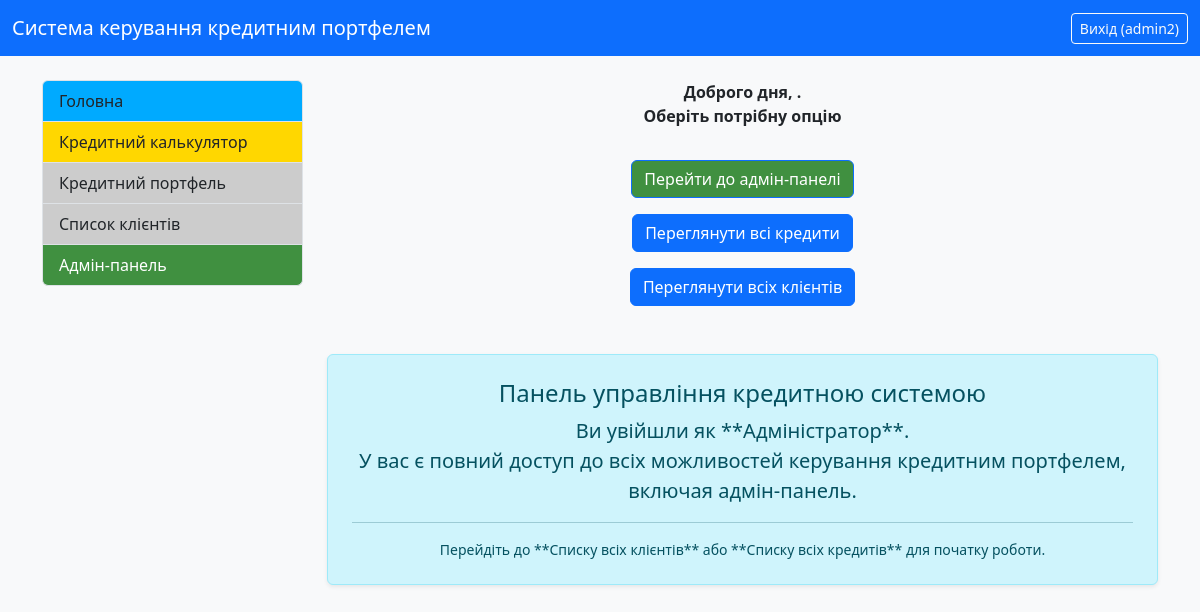
Page / (signed in) on the earlier database version.
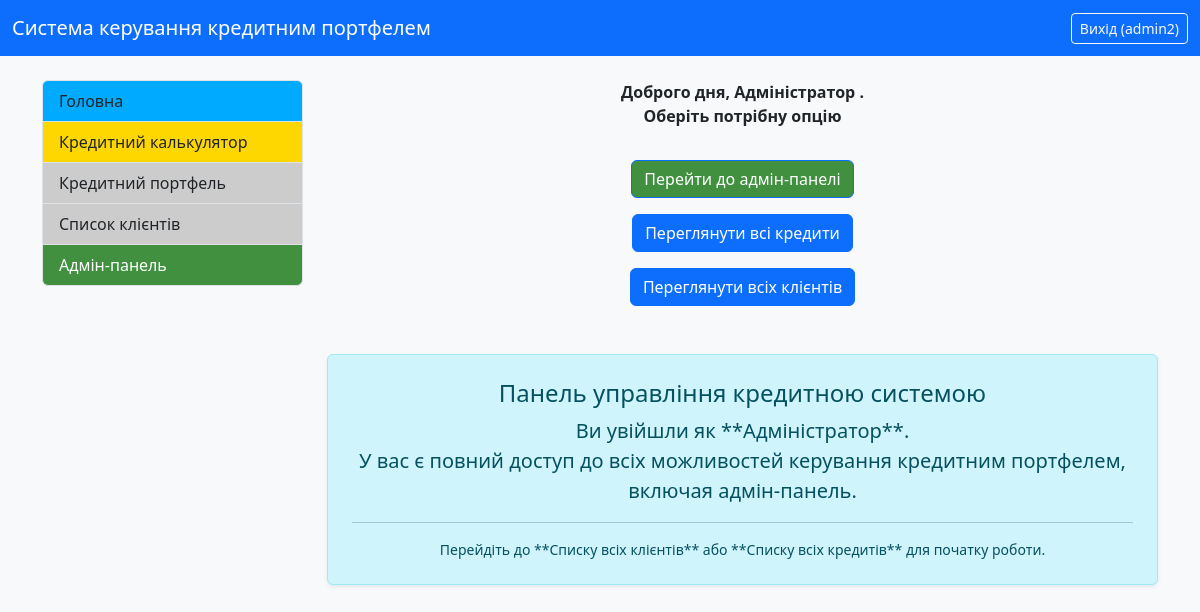
Same page on the later database version.
### credit_system/models.py (models this page shows, shortened)
class CustomUser(AbstractUser):
    ROLE_CHOICES = (
        ('admin', 'Адмін'),
        ('manager', 'Менеджер'),
        ('client', 'Клієнт'),
    )
    full_name = models.CharField(
        max_length=300,
        verbose_name="Повне ім'я",
        blank=True
    )
    role = models.CharField(
        max_length=10,
        choices=ROLE_CHOICES,
        default='client',
        verbose_name="Роль користувача"
    )
    middle_name = models.CharField(max_length=100, verbose_name="По батькові", blank=True)
    IPN = models.CharField(
        max_length=10,
        unique=True,
        verbose_name="ІПН",
        validators=[numeric_validator],
        null=True,
        blank=True
    )
    phone_number = models.CharField(max_length=20, verbose_name="Номер телефону", blank=True)
    address = models.CharField(max_length=255, verbose_name="Адреса", blank=True)
    date_of_birth = models.DateField(verbose_name="Дата народження", null=True, blank=True)
    SEX_CHOICES = (
        ('m', 'Чоловіча'),  # Значення в базі: 'm', Зображається: 'Чоловіча'
        ('w', 'Жіноча'),  # Значення в базі: 'w', Зображається: 'Жіноча'
    )
    sex = models.CharField(
        max_length=1,
        choices=SEX_CHOICES,
        default='m',
        verbose_name="Стать",
        blank=True,
        null=True
    )
    address_registration = models.CharField(max_length=255, verbose_name="Адреса прописки", blank=True)
    address_residential = models.CharField(max_length=255, verbose_name="Адреса проживання", blank=True)
    place_of_birth = models.CharField(max_length=255, verbose_name="Місце народження", blank=True)
    passport_series = models.CharField(max_length=2, verbose_name="Серія паспорту", blank=True)
    passport_number = models.CharField(max_length=10, verbose_name="Номер паспорту", blank=True)
    passport_vidan = models.CharField(max_length=255, verbose_name="Орган що видав паспорт", blank=True)
    passport_date = models.DateField(verbose_name="Дата видачі паспорта", null=True, blank=True)
    work_place = models.CharField(max_length=100, verbose_name="Місце роботи", blank=True)
    position = models.CharField(max_length=100, verbose_name="Посада", blank=True)
    notes = models.CharField(max_length=255, verbose_name="Нотатки", blank=True)
    @property
    def is_admin(self):
        return self.role == 'admin' or self.is_superuser
    class Meta:
        verbose_name = "Користувач"
        verbose_name_plural = "Користувачі"
        ordering = ['last_name', 'first_name']

### credit_system/views.py (the view)
# urls.py: path('', index, name='index'),
def index(request):
    return render(request, 'credit_system/index.html')

### credit_system/templates/credit_system/index.html (shortened to what this page needs)
{% extends "credit_system/base.html" %}
{% block content %}
    <div class="text-center">
        {% if user.is_authenticated %}
            <p><strong>Доброго дня,  {{ user.first_name }}  {{ user.middle_name }}. <br>Оберіть потрібну опцію</strong></p>
            {% if user.is_superuser or user.is_manager %}
                <a href="{% url 'admin:index' %}" class="btn btn-primary mt-3" style="background-color: #409040;">Перейти до адмін-панелі</a><br>
                <a href="{% url 'all_credits_list' %}" class="btn btn-primary mt-3">Переглянути всі кредити</a><br>
                <a href="{% url 'all_clients_list' %}" class="btn btn-primary mt-3">Переглянути всіх клієнтів</a><br>
                {% elif user.is_client %}
                <a href="{% url 'user_credits_list' %}" class="btn btn-primary mt-3">Переглянути мої кредити</a>
            {% endif %}
        {% else %}
            <a href="{% url 'login' %}" class="btn btn-outline-primary mt-3">Будь ласка, виконайте вхід для отримання доступу до всіх можливостей</a>
        {% endif %}
    </div>
    <div class="row justify-content-center mt-5">
        <div class="col-lg-12 text-center">
            {% if user.is_authenticated and user.is_admin %}
                <div class="alert alert-info shadow-sm p-4">
                    <h4 class="alert-heading">Панель управління кредитною системою</h4>
                    <p class="lead">
                        Ви увійшли як **Адміністратор**.<br> У вас є повний доступ до всіх можливостей керування кредитним портфелем, включая адмін-панель.
                    </p>
                    <hr>
                    <p class="mb-0 small">
                        Перейдіть до **Списку всіх клієнтів** або **Списку всіх кредитів** для початку роботи.
                    </p>
                </div>
            {% endif %}
        </div>
    </div>
{% endblock %}

### credit_system/templates/credit_system/base.html (shortened to what this page needs)
{% load static %}
<!DOCTYPE html>
<html lang="uk">
<head>
    <link href="https://cdn.jsdelivr.net/npm/bootstrap@5.3.3/dist/css/bootstrap.min.css" rel="stylesheet">
    <link rel="stylesheet" href="{% static 'credit_system/style.css' %}">
</head>
<body class="bg-light">
<nav class="navbar navbar-expand-lg navbar-dark bg-primary">
  <div class="container-fluid">
    <a class="navbar-brand" href="{% url 'index' %}">Система керування кредитним портфелем</a>
    <div class="d-flex">
      {% if user.is_authenticated %}
        <form method="post" action="{% url 'logout' %}" class="d-inline">
          <button type="submit" class="btn btn-outline-light btn-sm">
            Вихід ({{ user.username }})
          </button>
        </form>
      {% else %}
        <a href="{% url 'login' %}" class="btn btn-outline-light btn-sm">Вхід</a>
      {% endif %}
    </div>
  </div>
</nav>
<div class="container mt-4">
  <div class="row">
    <div class="col-lg-3 mb-3">
      <div class="list-group">
        <a href="{% url 'index' %}" class="list-group-item list-group-item-action"  style="background-color: #00AAFF;">
          Головна
        </a>
        <a href="{% url 'credit_calculator' %}" class="list-group-item list-group-item-action"  style="background-color: #FFD700;">
          Кредитний калькулятор
        </a>
        {% if user.is_authenticated %}
            {% if user.is_superuser or user.is_manager %}
                <a href="{% url 'all_credits_list' %}" class="list-group-item list-group-item-action" style="background-color: #CCCCCC;">
                    Кредитний портфель
                </a>
                <a href="{% url 'all_clients_list' %}" class="list-group-item list-group-item-action" style="background-color: #CCCCCC;">
                    Список клієнтів
                </a>
                <a href="{% url 'admin:index' %}" class="list-group-item list-group-item-action list-group-item-action" style="background-color: #409040; color: white;">
                    Адмін-панель
                </a>
            {% elif user.is_client %}
                <a href="{% url 'user_credits_list' %}" class="list-group-item list-group-item-action" style="background-color: #CCCCCC;">
                    Мої кредити
                </a>
            {% endif %}
        {% endif %}
      </div>
    </div>
    <div class="col-lg-9">
      {% block content %}
      {% endblock %}
    </div>
  </div>
</div>
</body>
</html>

### credit_system/static/credit_system/style.css (style rules this page uses)
body { background-color: #f8f9fa; }

Differences in the rows shown:
changed CustomUser "admin2": first_name (not shown) → "Адміністратор"
